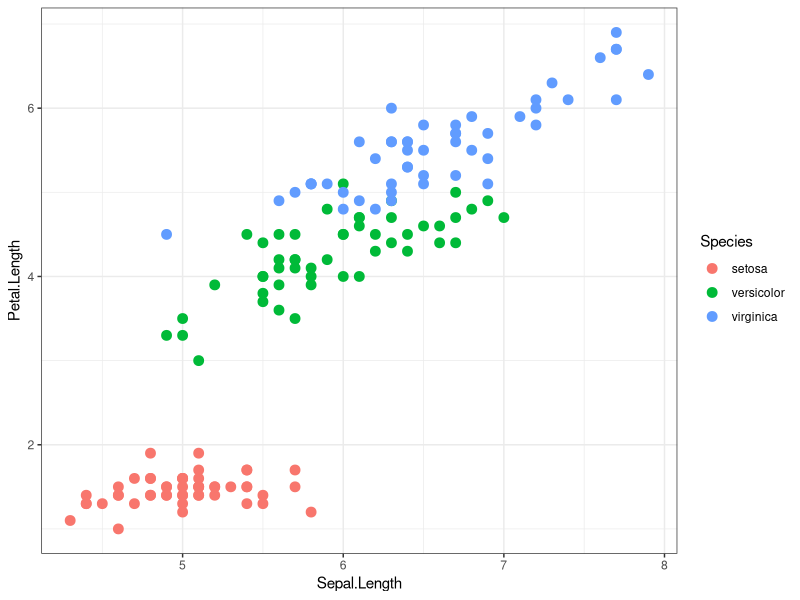
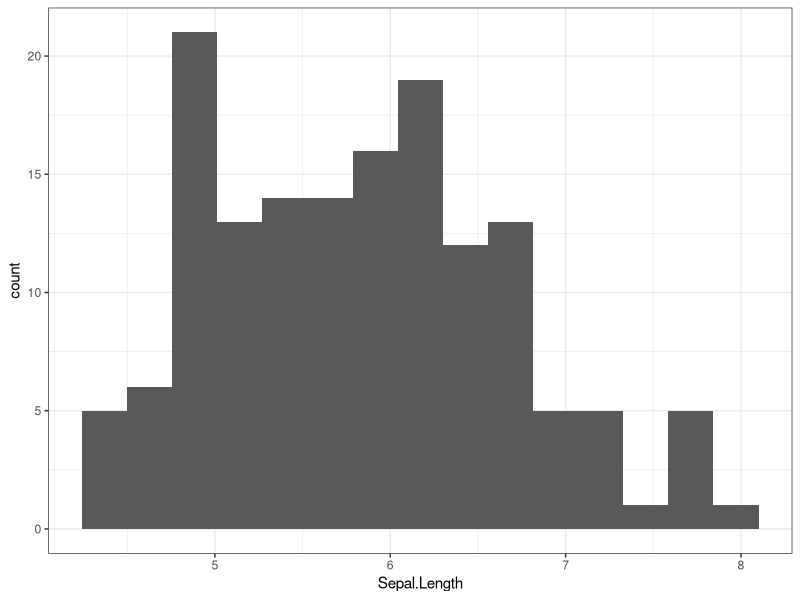
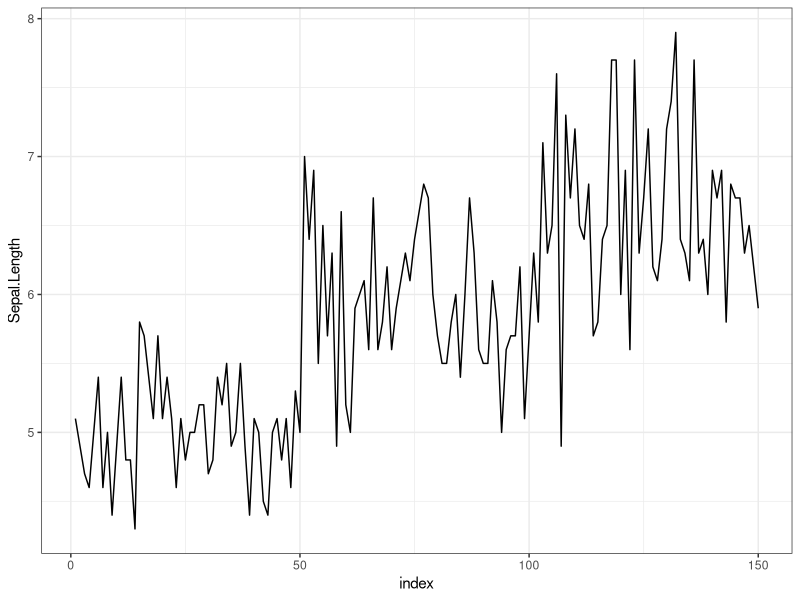
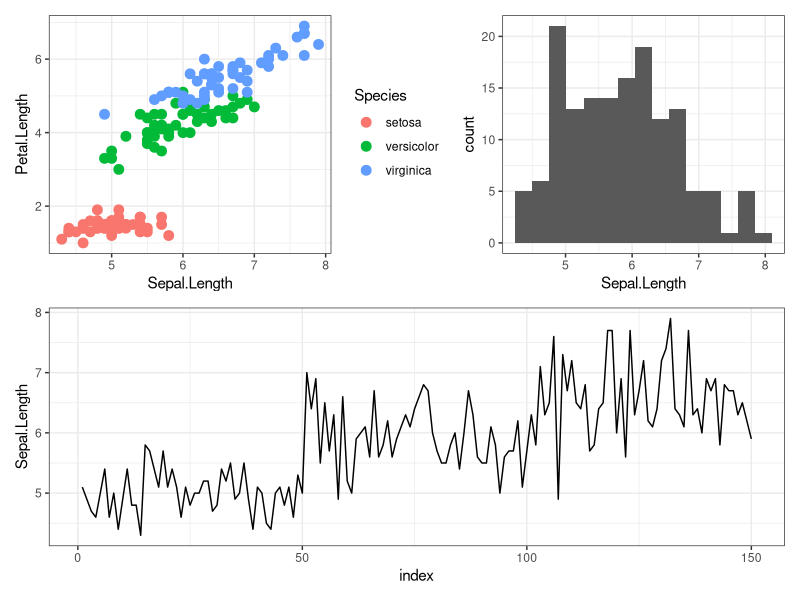

The R script that drew these images, in order: (Note: this script raises an error after producing the figures.)
## ---- chunk 1
library(ggplot2)
(p1 <- ggplot(iris, aes(x = Sepal.Length, y = Petal.Length)) + 
    geom_point(size = 3, aes(color = Species)) + 
    theme_bw())
(p2 <- ggplot(iris, aes(x = Sepal.Length)) + 
    geom_histogram(bins = 15) + 
    theme_bw())
(p3 <- ggplot(iris |> dplyr::mutate(index = seq_along(Petal.Length)), 
              aes(x = index, y = Sepal.Length)) + 
    geom_line() + 
    theme_bw())
## ---- chunk 2
library(patchwork)
(p1 | p2) / p3
## ---- chunk 3
(p1 | ~hist(iris$Sepal.Length)) / p3
## ---- chunk 4
#| fig.height: 4
#| fig.width: 9

puppy <- cowplot::ggdraw() +
    cowplot::draw_image("https://publicdomainvectors.org/photos/johnny_automatic_puppy.png")
p1 | puppy
## ---- chunk 5
p <- (p1 | p2) / p3
p + plot_annotation(
    title = "Some plots for the iris data set",
    caption = "Here we can put source information",
    tag_levels = 'A'
) & 
    theme_minimal()
